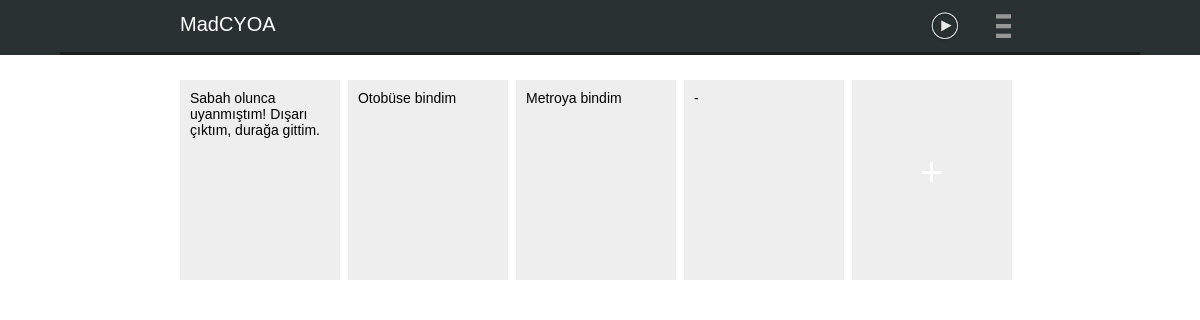
Before: /chapter/evden-ckarken/ with the older database file.
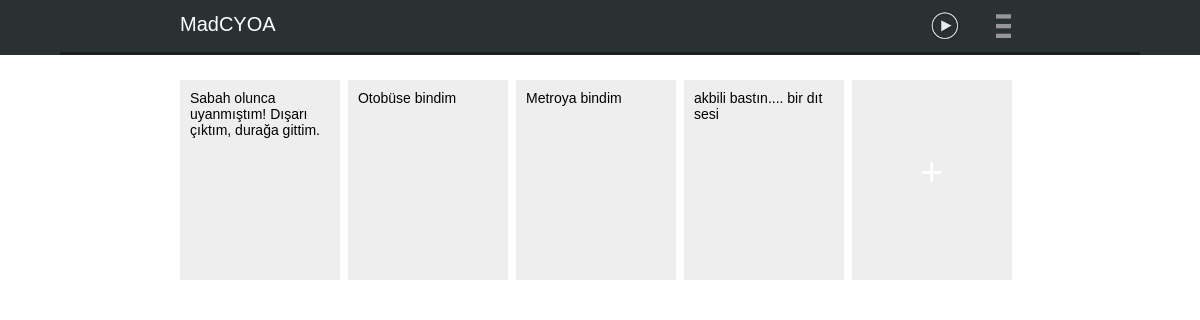
After: the same page with the newer database file.
### stories/models.py (models this page shows, shortened)
class Displayable(models.Model):
    name = models.CharField(max_length=100, null=True, blank=True)
    slug = AutoSlugField(populate_from="name", unique=True, null=True, blank=True)
    text = models.TextField(null=True, blank=True)
    sort_order = models.IntegerField(default=1)
    class Meta:
        abstract = True
        ordering = ("sort_order",)

class Snippet(Displayable):
    chapter = models.ForeignKey(Chapter, related_name="related_snippets")
    is_completed = models.BooleanField(default=False)
    is_failed = models.BooleanField(default=False)
    starting_point = models.BooleanField(default=False)
    checkpoint = models.BooleanField(default=False)

### stories/views.py (the view)
# urls.py: url(r'^chapter/(?P<slug>[\w-]+)/$', ChapterDetail.as_view(), name="chapter-detail"),
class ChapterDetail(DetailView):
    model = Chapter
    template_name = "stories/chapter_detail.html"

### templates/stories/chapter_detail.html (shortened to what this page needs)
{% extends "base.html" %}
{% block navExtra %}
<div class="play-game">
    <a href="{% url 'play' object.story.id %}">
        <img src="/static/icons/play.png">
    </a>
</div>
{% endblock %}
{% block pageContent %}
<div style="width: 100%; overflow:auto; font-family: Tahoma; font-size: 14px;">
	{% for snippet in object.related_snippets.all %}
	<div class="snp snippet" id="{{ snippet.slug }}">
		<div class="snp-text">
			{{ snippet.text|default:'-' }}
		</div>
	</div>
	{% endfor %}
	<div class="snp new-snippet" id="{{ snippet.slug }}">
		<div class="add-snippet">
		</div>
	</div>
</div>
{% endblock %}

### templates/base.html (shortened to what this page needs)
<html>
<head>
<link rel="stylesheet" href="http://code.jquery.com/ui/1.11.4/themes/smoothness/jquery-ui.css">
<link rel="stylesheet" href="/static/fancyBox/source/jquery.fancybox.css?v=2.1.5" type="text/css" media="screen" />
<link rel="stylesheet" type="text/css" href="/static/css/style.css">
</head>
<body>
<div class="menu-container">
    <div class="menu-items">
        <div class="title">
            <a href="/">MadCYOA</a>
        </div>
        {% block navExtra %}
        {% endblock %}
        <div class="more">
            <img src="/static/icons/drawer.png">
        </div>
    </div>
</div>
<div class="page-content">
    <div class="page-cnt">
        {% block pageContent %}
        {% endblock %}
    </div>
</div>
</body>
</html>

### static/css/style.css (style rules this page uses)
* { margin: 0; padding: 0; font-family: "Lucida Sans Unicode", "Lucida Grande", sans-serif; }
.page-content { width: 70%; margin: 0 auto; }
.page-cnt { margin-top: 15px; }
.menu-container { width: 100%; background:#2A3133; }
.menu-items { width: 70%; overflow:auto; color: #fff; margin: 0 auto; padding: 10px 10%; border-bottom: 3px solid #1B1E1F; }
.menu-container a { color: #fff; text-decoration: none; }
.menu-container .title { width: 50%; float: left; font-family: "Lucida Sans Unicode", "Lucida Grande", sans-serif; font-size: 20px; position: relative; top: 3px; }
.menu-container .play-game { width: 43%; float: left; text-align: right; }
.play-game img { width: 32px; height: 32px; }
.menu-container .more { width: 7%; float: right; text-align: right; }
.more img { width: 24px; height: 26px; margin-top: 2px; }
.snp { width: 19%; float:left; background: #eee; margin-right:1%; height: 200px; margin-top: 10px; }
.snp-text { padding: 10px; }
.new-snippet { font-size: 40px; text-align: center; }
.add-snippet { margin-top: 70px; color: #fff; }

Changed rows visible on the page:
changed Snippet: text "-" → "akbili bastın.... bir dıt sesi"
